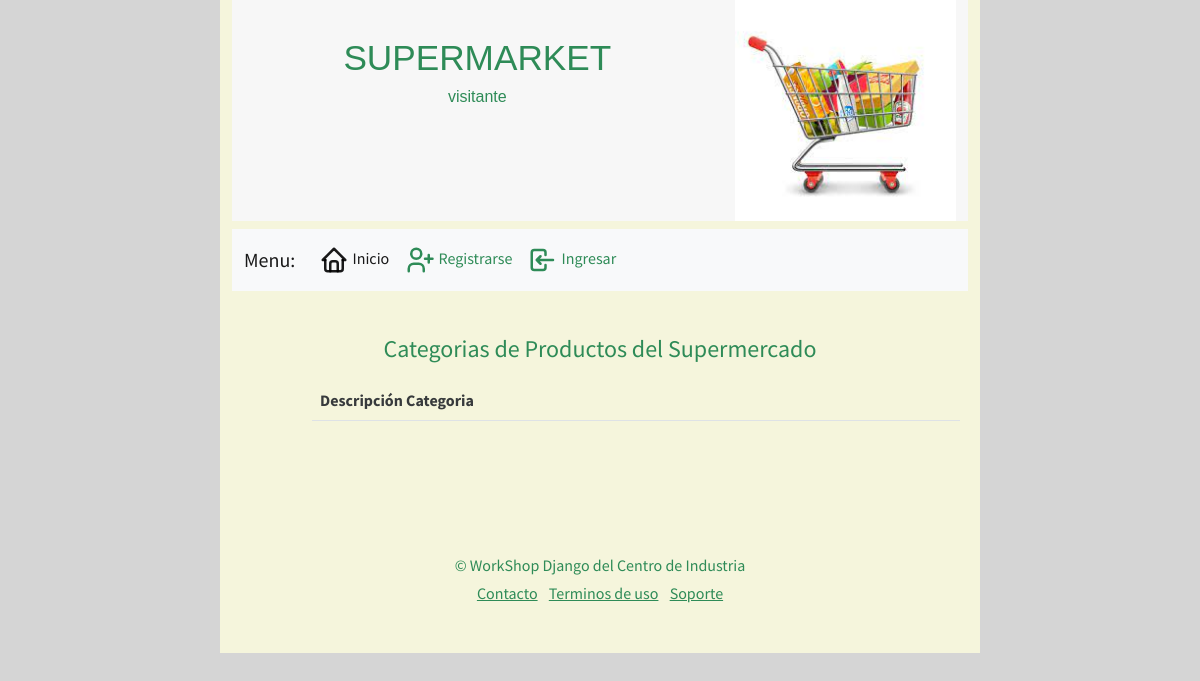
Page /productos/categorias/ on the earlier database version.
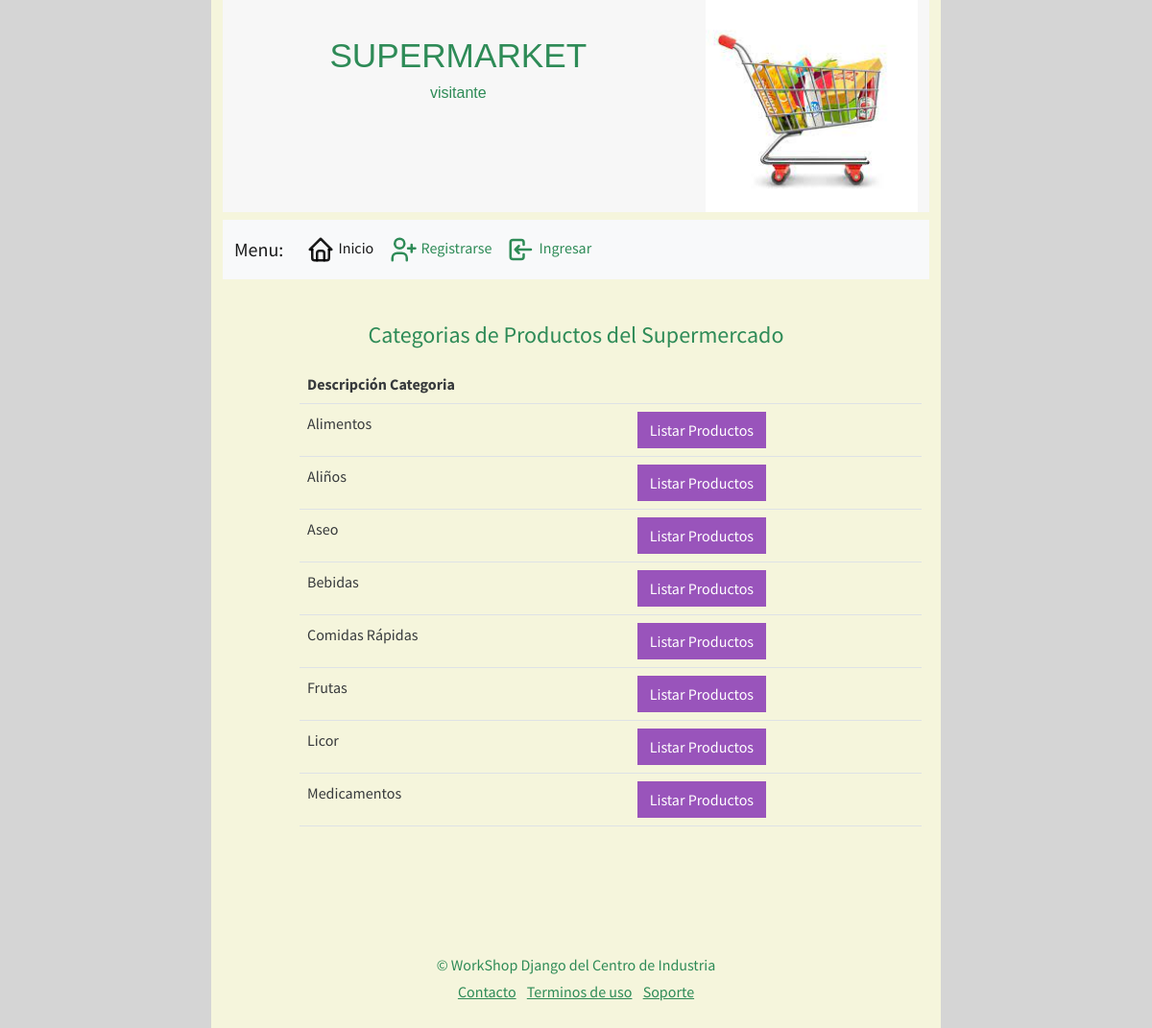
Same page on the later database version.
### appProductos/models.py (models this page shows, shortened)
class Categoria(models.Model):
    descripCategoria = models.CharField(max_length=100, null=False)
    class Meta:
        verbose_name = 'categorias'
        verbose_name_plural = 'categorias de productos'

### appProductos/views.py (the view)
# urls.py: path('categorias/', views.verCategorias, name='categorias'),
def verCategorias(request):
    listaCateg = Categoria.objects.all()
    context = {
        'categorias': listaCateg,
        'titulo': 'Categorias de Productos del Supermercado',
    }
    return render(request, 'productos/categorias.html', context)

### templates/productos/categorias.html
{% extends 'base.html' %}
{% block content %}
<br>
<div class="mb-3 descripcion text-center">
    <h4>{{titulo}}</h4>
</div>
<div class="row">
    <table class="table">
        <thead>
            <th>Descripción Categoria</th>
            <th></th>
        </thead>
        <tbody>
            {% for cat in categorias %}
            <tr>
                <td>{{cat.descripCategoria}}</td>
                <td><a href="{% url 'productos' cat.id %}" type="button" class="btn btn-info">Listar
Productos</a></td>
            </tr>
            {% endfor %}
        </tbody>
    </table>
</div>
{% endblock %}

### templates/base.html (shortened to what this page needs)
{% load static %}
<!DOCTYPE html>
<html lang="en">
<head>
    <link rel="stylesheet" href="{% static 'css/bootstrap.min.css' %}">
    <link rel="stylesheet" href="{% static 'css/estilo.css' %}">
</head>
<body>
    <div class="container">
        <div class="row">
            <div class="contenedor col-12 col-md-8 offset-md-2">
                {% include 'includes/head.html' %}
                {% include 'includes/nav.html' %}
                <div class="contenido">
                    {% block content %}
                    {% endblock %}
                </div>
                {% include 'includes/footer.html' %}
            </div>
        </div>
    </div>
</body>
</html>

### templates/includes/head.html
{% load static %}
<div class="row mb-2" id="encabezado">
    <div class="col-8" id="titulo">
        <h1>SUPERMARKET</h1>
        <div class="col-12" id="nombreUsario">
            {% if user.id is Nome %}
                <h6>visitante</h6>
            {% else %}
                <h6>{{ user.first_name }} - {{ user.rol }}</h6>
            {% endif %}
        </div>
    </div>
    <div class="col-4">
        <img class="d-block mx-auto" src="{% static 'img/supermarket.jpg' %}" alt="">
    </div>
</div>

### templates/includes/nav.html (shortened to what this page needs)
<nav class="navbar navbar-expand-lg bg-light">
    <div class="container-fluid">
        <a class="navbar-brand" href="#">Menu:</a>
        <div class="collapse navbar-collapse" id="navbarSupportedContent">
            <ul class="navbar-nav me-auto mb-2 mb-lg-0">
                <li class="nav-item">
                    <a class="nav-link active" aria-current="page" href="">
                        <span>
                        </span>
                        Inicio
                    </a>
                </li>
                {% if user.id is not None %}
                <li class="nav-item">
                    <a class="nav-link" href="#">
                        <span>
                            <svg xmlns="http://www.w3.org/2000/svg" class="icon icon-tabler icon-tabler-square-asterisk"
                                width="30" height="30" viewBox="0 0 24 24" stroke-width="2" stroke="currentColor"
                                fill="none" stroke-linecap="round" stroke-linejoin="round">
                                <path stroke="none" d="M0 0h24v24H0z" fill="none"></path>
                                <rect x="4" y="4" width="16" height="16" rx="2"></rect>
                                <path d="M12 8.5v7"></path>
                                <path d="M9 10l6 4"></path>
                                <path d="M9 14l6 -4"></path>
                            </svg>
                        </span>
                        Cambiar contraseña
                    </a>
                </li>
                <li class="nav-item">
                    <a class="nav-link" href="{% url 'carrito' %}">
                        <svg xmlns="http://www.w3.org/2000/svg" class="icon icon-tabler icon-tabler-shopping-cart"
                            width="30" height="30" viewBox="0 0 24 24" stroke-width="2" stroke="currentColor"
                            fill="none" stroke-linecap="round" stroke-linejoin="round">
                            <path stroke="none" d="M0 0h24v24H0z" fill="none"></path>
                            <circle cx="6" cy="19" r="2"></circle>
                            <circle cx="17" cy="19" r="2"></circle>
                            <path d="M17 17h-11v-14h-2"></path>
                            <path d="M6 5l14 1l-1 7h-13"></path>
                        </svg>
                        Carrito
                    </a>
                </li>
                <li class="nav-item dropdown">
                    <a class="nav-link dropdown-toggle" href="#" role="button" data-bs-toggle="dropdown"
                        aria-expanded="false">
                        <span>
                            <svg xmlns="http://www.w3.org/2000/svg"
                                class="icon icon-tabler icon-tabler-layout-bottombar-collapse" width="30" height="30"
                                viewBox="0 0 24 24" stroke-width="2" stroke="currentColor" fill="none"
                                stroke-linecap="round" stroke-linejoin="round">
                                <path stroke="none" d="M0 0h24v24H0z" fill="none"></path>
                                <path
                                    d="M20 6v12a2 2 0 0 1 -2 2h-12a2 2 0 0 1 -2 -2v-12a2 2 0 0 1 2 -2h12a2 2 0 0 1 2 2z">
                                </path>
                                <path d="M20 15h-16"></path>
                                <path d="M14 8l-2 2l-2 -2"></path>
                            </svg>
                        </span>
                        Opciones
                    </a>
                    <ul class="dropdown-menu">
                        <li><a class="dropdown-item" href="{% url 'categorias' %}">Categorias</a></li>
                        <li><a class="dropdown-item" href="#">Productos por Categoria</a></li>
                        <li><a class="dropdown-item" href="#">Todos los productos</a></li>
                    </ul>
                </li>
                <li class="nav-item">
                    <a class="nav-link" href="{% url 'logout' %}">
                        <span>
                            <svg xmlns="http://www.w3.org/2000/svg" class="icon icon-tabler icon-tabler-logout"
                                width="30" height="30" viewBox="0 0 24 24" stroke-width="2" stroke="currentColor"
                                fill="none" stroke-linecap="round" stroke-linejoin="round">
                                <path stroke="none" d="M0 0h24v24H0z" fill="none"></path>
                                <path
                                    d="M14 8v-2a2 2 0 0 0 -2 -2h-7a2 2 0 0 0 -2 2v12a2 2 0 0 0 2 2h7a2 2 0 0 0 2 -2v-2">
                                </path>
                                <path d="M7 12h14l-3 -3m0 6l3 -3"></path>
                            </svg>
                        </span>
                        Salir
                    </a>
                </li>
                {% else %}
                <li class="nav-item">
                    <a class="nav-link" href="{% url 'registro' %}">
                        <span>
                        </span>
                        Registrarse
                    </a>
                </li>
                <li class="nav-item">
                    <a class="nav-link" href="{% url 'login' %}">
                        <span>
                        </span>
                        Ingresar
                    </a>
                </li>
                {% endif %}
            </ul>
        </div>
    </div>
</nav>

### templates/includes/footer.html
<footer class="my-5 pt-5 text-muted text-center text-small">
    <p class="mb-1" id="tituloPie">© WorkShop Django del Centro de Industria</p>
    <ul class="list-inline">
        <li class="list-inline-item"><a href="#">Contacto</a></li>
        <li class="list-inline-item"><a href="#">Terminos de uso</a></li>
        <li class="list-inline-item"><a href="#">Soporte</a></li>
    </ul>
</footer>

### workShop/static/css/estilo.css (style rules this page uses)
:root { --fondo1: beige; --fondo2:white; --fondo3: SeaGreen; --fondo4: rgb(213, 213, 213); --color-text1: SeaGreen; --color-text2: rgb(253, 105, 15); --color-text3: rgb(31,132,123); --color-Select: rgb(31,132,123); --boton1: Teal; --boton2: SlateGray; --boton3: Goldenrod; }
body { background-color: var(--fondo4); color: var(--color-text1); }
.contenedor { background-color: var(--fondo1); }
.contenido { width: 100%; padding: 20px; }
#encabezado { background-color: rgb(247, 247, 247); background-size: cover; color: var(--color-text3); margin: 0; font-family: '../fonts/Roboto', sans-serif; }
#encabezado img { width: 100%; }
#titulo { text-align: center; color: var(--color-text1); margin-top: 5%; }
#titulo > h1 { font-size: 2.2em; }
.table { margin-left: 10%; width: 90%; }
.nav-link, a, #tituloPie, .dropdown-item { color: var(--color-text1); }

Differences in the rows shown:
added Categoria: descripCategoria "Alimentos"
added Categoria: descripCategoria "Aliños"
added Categoria: descripCategoria "Aseo"
added Categoria: descripCategoria "Bebidas"
added Categoria: descripCategoria "Comidas Rápidas"
added Categoria: descripCategoria "Frutas"
added Categoria: descripCategoria "Licor"
added Categoria: descripCategoria "Medicamentos"
